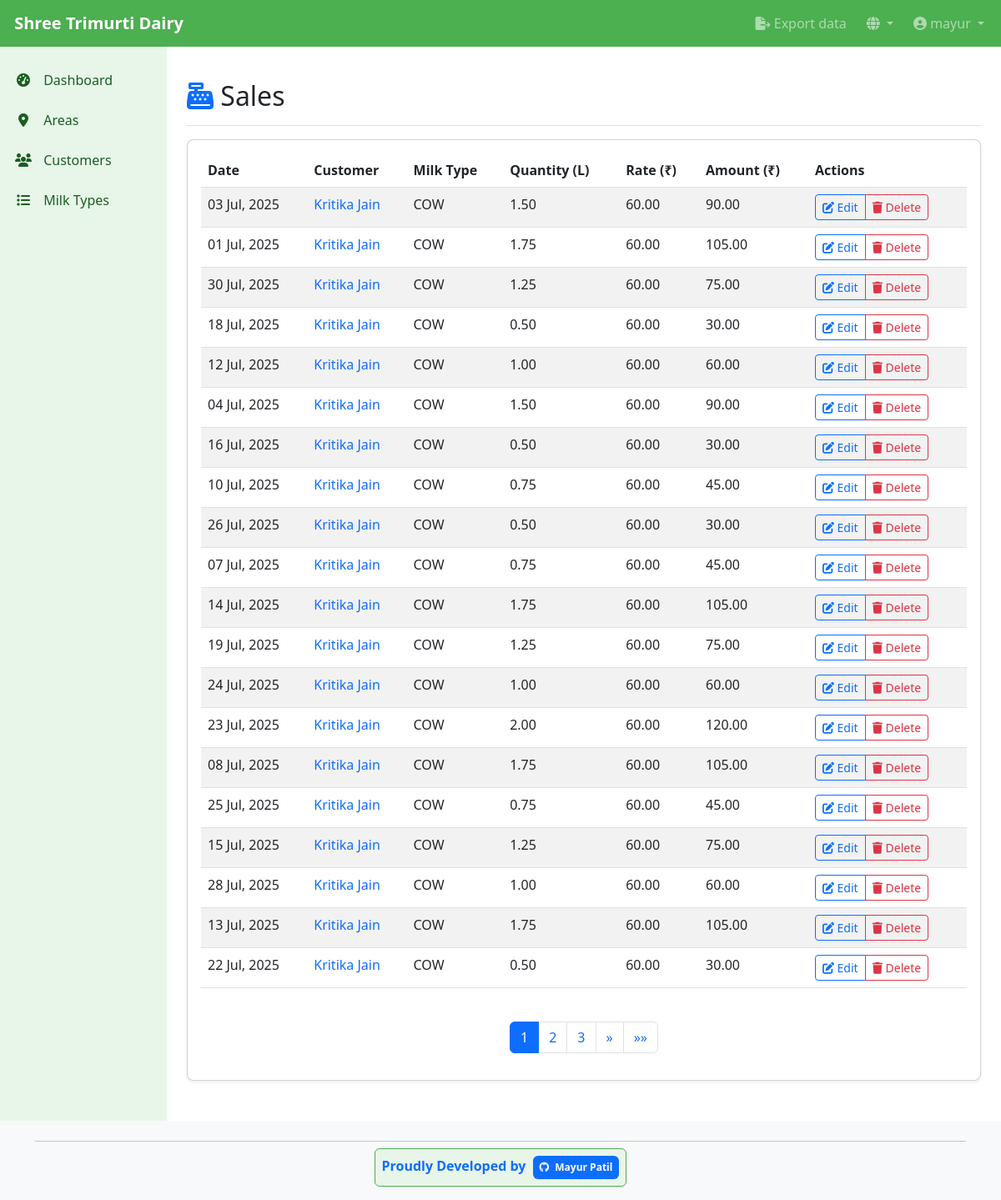
/en/dairy/sales/ (signed in), run on an earlier commit of the app's database.
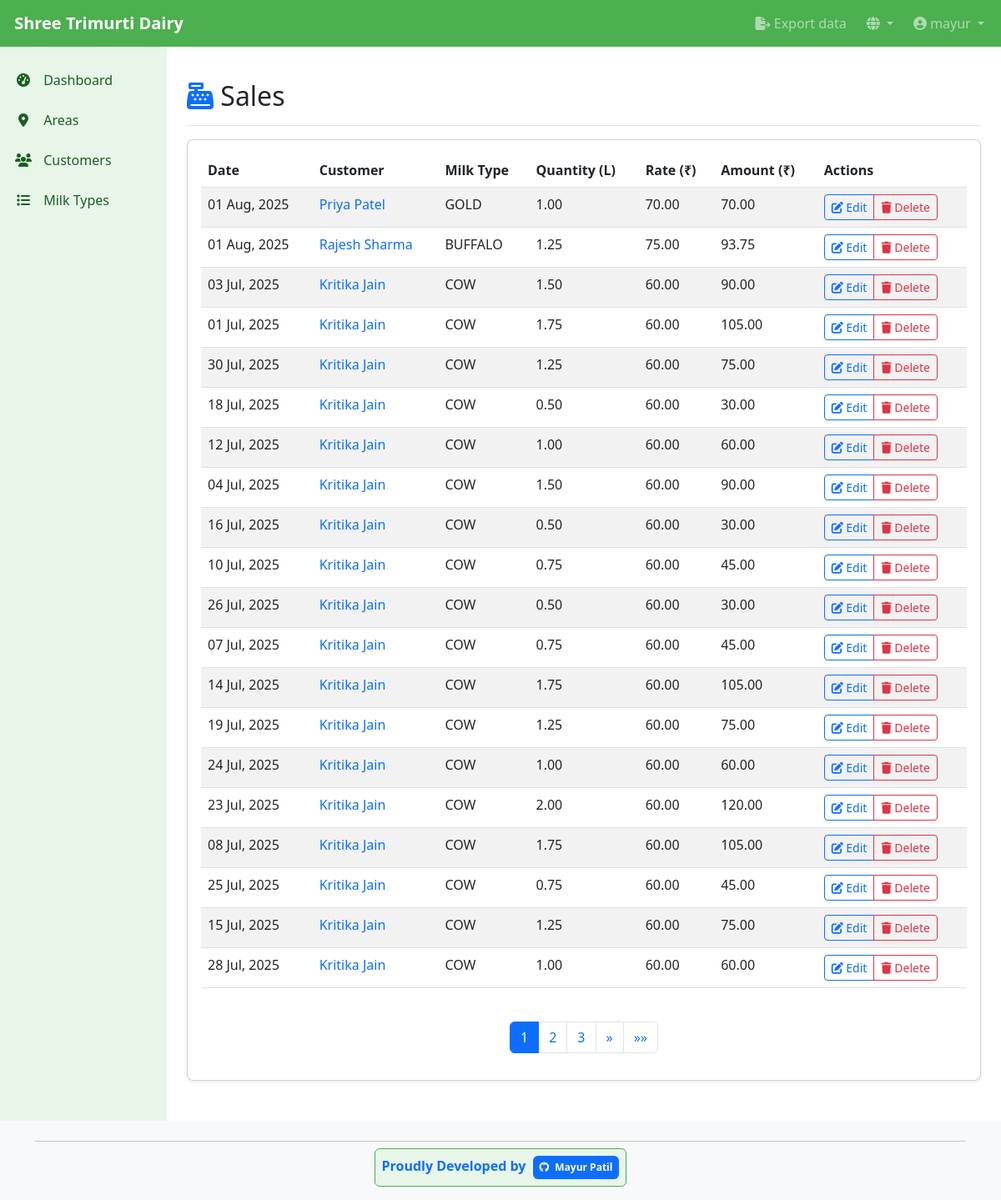
And on a later commit of the database.
### dairy_app/models.py (models this page shows, shortened)
class Sale(models.Model):
    user = models.ForeignKey(User, on_delete=models.CASCADE, related_name='sales')
    customer = models.ForeignKey(Customer, on_delete=models.CASCADE, related_name='sales')
    milk_type = models.ForeignKey(MilkType, on_delete=models.CASCADE, related_name='sales')
    date = models.DateField(default=timezone.now)
    quantity = models.DecimalField(max_digits=10, decimal_places=2, help_text='Quantity in liters')
    rate = models.DecimalField(max_digits=10, decimal_places=2, help_text='Rate in Rs per liter')
    notes = models.TextField(blank=True, null=True)
    created_at = models.DateTimeField(auto_now_add=True)
    updated_at = models.DateTimeField(auto_now=True)
    class Meta:
        ordering = ['-date', 'customer__name']
    def total_amount(self):
        return self.quantity * self.rate

class Customer(models.Model):
    user = models.ForeignKey(User, on_delete=models.CASCADE, related_name='customers')
    name = models.CharField(max_length=200)
    address = models.TextField(blank=True, null=True)
    phone = models.CharField(max_length=20, blank=True, null=True)
    milk_types = models.ManyToManyField(MilkType, related_name='customers')
    area = models.ForeignKey(Area, on_delete=models.SET_NULL, null=True, blank=True, related_name='customers')
    date_joined = models.DateTimeField(auto_now_add=True)
    delivery_order = models.PositiveIntegerField(default=0, help_text=_('Order for delivery route within area'))
    class Meta:
        ordering = ['area', 'delivery_order', 'name']

class MilkType(models.Model):
    name = models.CharField(max_length=100)
    rate_per_liter = models.DecimalField(max_digits=10, decimal_places=2, help_text=_('Rate in Rs per liter'))
    class Meta:
        ordering = ['name']

### dairy_app/views.py (the view)
# urls.py: path('sales/', views.SaleListView.as_view(), name='sale_list'),
class SaleListView(LoginRequiredMixin, ListView):
    model = Sale
    template_name = 'dairy_app/sale_list.html'
    context_object_name = 'sales'
    paginate_by = 20
    def get_queryset(self):
        return Sale.objects.all().order_by('-created_at')

### dairy_app/templates/dairy_app/sale_list.html (shortened to what this page needs)
{% extends 'base.html' %}
{% load i18n %}
{% block content %}
<div class="d-flex justify-content-between flex-wrap flex-md-nowrap align-items-center pt-3 pb-2 mb-3 border-bottom">
    <h1 class="h2"><i class="fas fa-cash-register text-primary"></i> {% trans "Sales" %}</h1>
</div>
<div class="card">
    <div class="card-body">
        {% if sales %}
        <div class="table-responsive">
            <table class="table table-striped table-hover">
                <thead>
                    <tr>
                        <th>{% trans "Date" %}</th>
                        <th>{% trans "Customer" %}</th>
                        <th>{% trans "Milk Type" %}</th>
                        <th>{% trans "Quantity" %} (L)</th>
                        <th>{% trans "Rate" %} (₹)</th>
                        <th>{% trans "Amount" %} (₹)</th>
                        <th>{% trans "Actions" %}</th>
                    </tr>
                </thead>
                <tbody>
                    {% for sale in sales %}
                    <tr>
                        <td>{{ sale.date|date:"d M, Y" }}</td>
                        <td>
                            <a href="{% url 'customer_detail' sale.customer.id %}" class="text-decoration-none">
                                {{ sale.customer.name }}
                            </a>
                        </td>
                        <td>{{ sale.milk_type.name }}</td>
                        <td>{{ sale.quantity|floatformat:2 }}</td>
                        <td>{{ sale.rate|floatformat:2 }}</td>
                        <td>{{ sale.total_amount|floatformat:2 }}</td>
                        <td>
                            <div class="btn-group btn-group-sm">
                                <a href="{% url 'sale_edit' sale.id %}" class="btn btn-outline-primary">
                                    <i class="fas fa-edit"></i> {% trans "Edit" %}
                                </a>
                                <a href="{% url 'sale_delete' sale.id %}" class="btn btn-outline-danger">
                                    <i class="fas fa-trash"></i> {% trans "Delete" %}
                                </a>
                            </div>
                        </td>
                    </tr>
                    {% endfor %}
                </tbody>
            </table>
        </div>
        {% if is_paginated %}
        <nav aria-label="Page navigation" class="mt-4">
            <ul class="pagination justify-content-center">
                {% for num in page_obj.paginator.page_range %}
                    {% if page_obj.number == num %}
                    <li class="page-item active">
                        <span class="page-link">{{ num }} <span class="sr-only">({% trans "current" %})</span></span>
                    </li>
                    {% elif num > page_obj.number|add:'-3' and num < page_obj.number|add:'3' %}
                    <li class="page-item"><a class="page-link" href="?page={{ num }}">{{ num }}</a></li>
                    {% endif %}
                {% endfor %}
                {% if page_obj.has_next %}
                <li class="page-item">
                    <a class="page-link" href="?page={{ page_obj.next_page_number }}" aria-label="Next">
                        <span aria-hidden="true">&raquo;</span>
                    </a>
                </li>
                <li class="page-item">
                    <a class="page-link" href="?page={{ page_obj.paginator.num_pages }}" aria-label="Last">
                        <span aria-hidden="true">&raquo;&raquo;</span>
                    </a>
                </li>
                {% endif %}
            </ul>
        </nav>
        {% endif %}
        {% else %}
        <div class="text-center py-5">
            <i class="fas fa-milk fa-3x text-muted mb-3"></i>
            <p class="lead">{% trans "No sales records found" %}</p>
            <p class="text-muted">{% trans "Record your milk sales from the customer detail page" %}</p>
        </div>
        {% endif %}
    </div>
</div>
{% endblock %}

What changed in the data, as far as the page shows it:
no longer on this page (row unchanged): Sale: date "13 Jul, 2025", customer.name "Kritika Jain", milk_type.name "COW", quantity "1.75", rate "60.00", total_amount "105.00"
no longer on this page (row unchanged): Sale: date "22 Jul, 2025", customer.name "Kritika Jain", milk_type.name "COW", quantity "0.50", rate "60.00", total_amount "30.00"
added Sale: date "01 Aug, 2025", customer.name "Priya Patel", milk_type.name "GOLD", quantity "1.00", rate "70.00", total_amount "70.00"
added Sale: date "01 Aug, 2025", customer.name "Rajesh Sharma", milk_type.name "BUFFALO", quantity "1.25", rate "75.00", total_amount "93.75"
